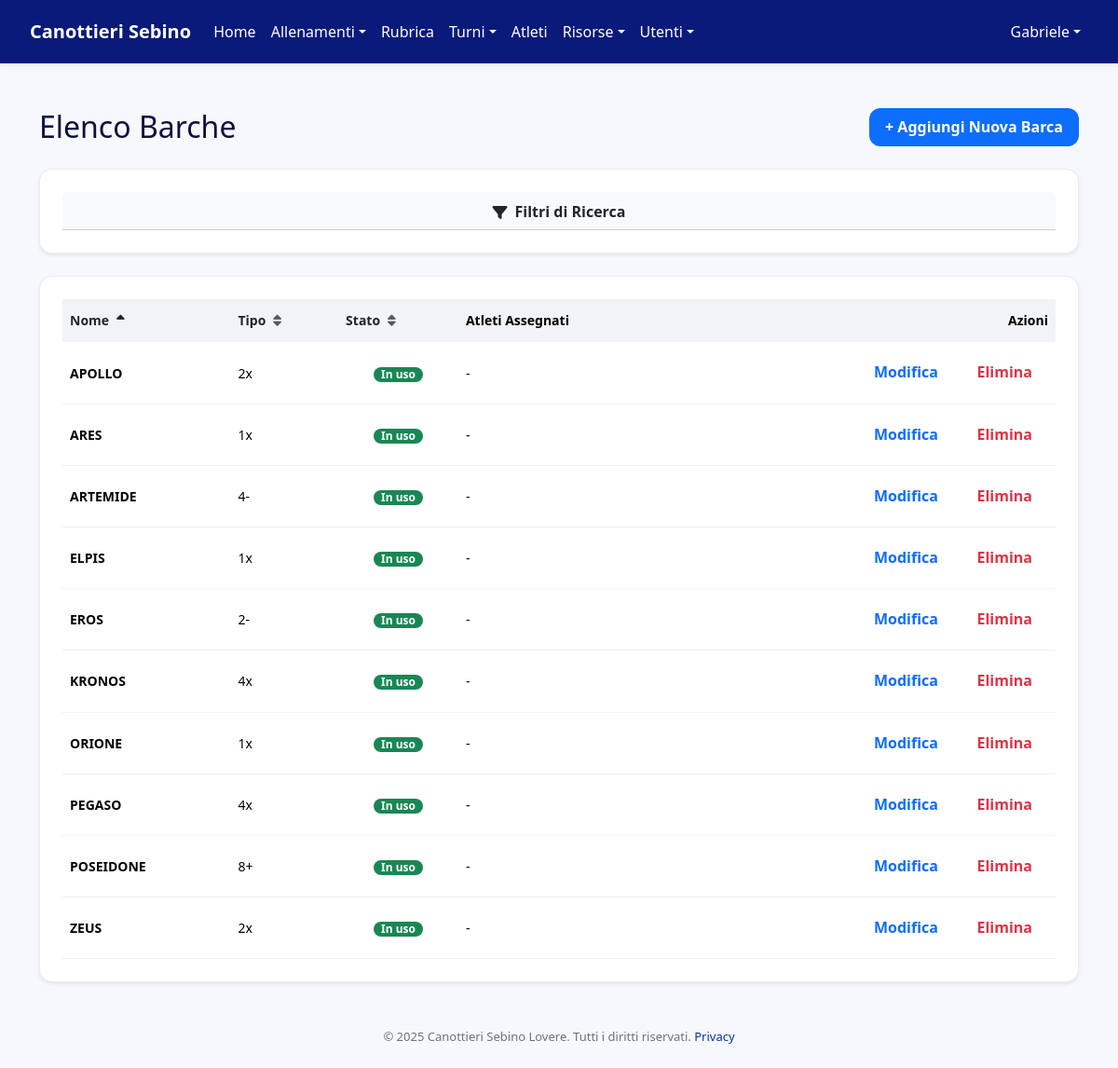
Before: /risorse/barche (signed in) with the older database file.
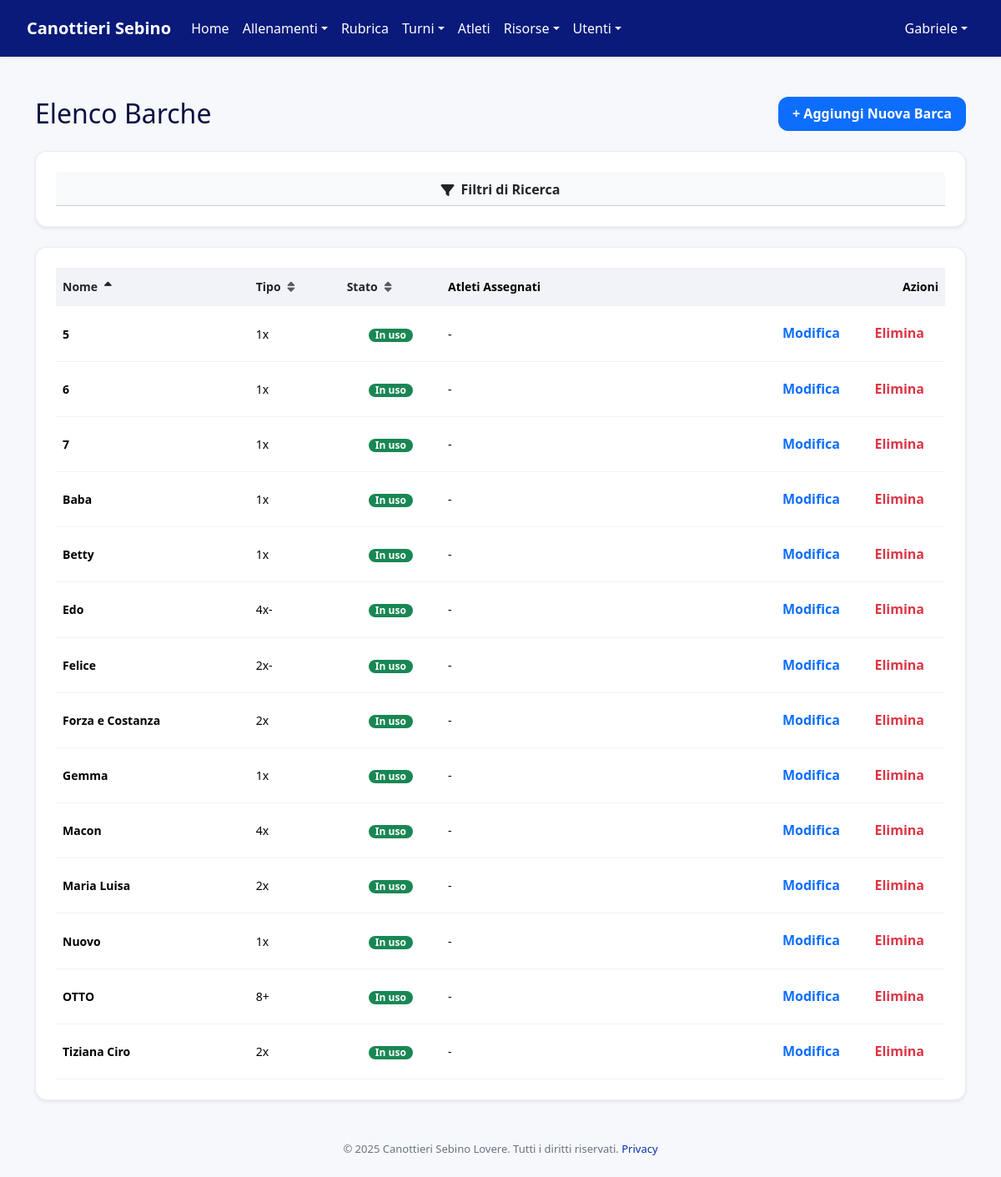
After: the same page with the newer database file.
### models.py (models this page shows, shortened)
class User(Base):
    __tablename__ = "users"
    id = Column(Integer, primary_key=True, index=True)
    username = Column(String, unique=True, index=True, nullable=False)
    hashed_password = Column(String, nullable=False)
    first_name = Column(String, nullable=False)
    last_name = Column(String, nullable=False)
    email = Column(String, unique=True, index=True)
    phone_number = Column(String)
    date_of_birth = Column(Date)
    tax_code = Column(String, unique=True)
    enrollment_year = Column(Integer)
    membership_date = Column(Date)
    certificate_expiration = Column(Date)
    address = Column(String)
    manual_category = Column(String, nullable=True)
    roles = relationship("Role", secondary=user_roles, back_populates="users")
    tags = relationship("Tag", secondary=user_tags, back_populates="users")
    barche_assegnate = relationship("Barca", secondary=barca_atleti_association, back_populates="atleti_assegnati")
    schede_pesi = relationship("SchedaPesi", back_populates="atleta")
    turni = relationship("Turno", back_populates="user")
    availabilities = relationship("TrainerAvailability", back_populates="user")
    allenamenti_seguiti = relationship("Allenamento", secondary=allenamento_coach_association, back_populates="coaches")

class Barca(Base):
    __tablename__ = "barche"
    id = Column(Integer, primary_key=True, index=True)
    nome = Column(String, nullable=False)
    tipo = Column(String, index=True, nullable=False)
    costruttore = Column(String, nullable=True)
    anno = Column(Integer, nullable=True)
    remi_assegnati = Column(String, nullable=True)
    atleti_assegnati = relationship("User", secondary=barca_atleti_association, back_populates="barche_assegnate")
    in_manutenzione = Column(Boolean, default=False, nullable=False)
    fuori_uso = Column(Boolean, default=False, nullable=False)
    in_prestito = Column(Boolean, default=False, nullable=False)
    in_trasferta = Column(Boolean, default=False, nullable=False)
    disponibile_dal = Column(Date, nullable=True)
    lunghezza_puntapiedi = Column(Float, nullable=True)
    altezza_puntapiedi = Column(Float, nullable=True)
    apertura_totale = Column(Float, nullable=True)
    altezza_scalmo_sx = Column(Float, nullable=True)
    altezza_scalmo_dx = Column(Float, nullable=True)
    semiapertura_sx = Column(Float, nullable=True)
    semiapertura_dx = Column(Float, nullable=True)
    appruamento_appoppamento = Column(Float, nullable=True)
    gradi_attacco = Column(Float, nullable=True)
    gradi_finale = Column(Float, nullable=True)
    boccola_sx_sopra = Column(String, nullable=True)
    boccola_dx_sopra = Column(String, nullable=True)
    rondelle_sx = Column(String, nullable=True)
    rondelle_dx = Column(String, nullable=True)
    altezza_carrello = Column(Float, nullable=True)
    avanzamento_guide = Column(Float, nullable=True)

### routers/resources.py (the view)
@router.get("/barche", response_class=HTMLResponse)
async def list_barche(
    request: Request,
    db: Session = Depends(get_db),
    current_user: models.User = Depends(get_current_user),
    tipi_filter: List[str] = Query([]),
    search: str = Query(""),
    sort_by: str = Query("nome"),
    sort_dir: str = Query("asc"),
):
    barche, tipi_barca = barche_service.list_barche(
        db, tipi_filter=tipi_filter, search=search, sort_by=sort_by, sort_dir=sort_dir
    )
    return templates.TemplateResponse(
        "barche/barche_list.html",
        {
            "request": request,
            "current_user": current_user,
            "barche": barche,
            "tipi_barca": tipi_barca,
            "current_filters": {"tipi_filter": tipi_filter, "search": search},
            "sort_by": sort_by,
            "sort_dir": sort_dir,
        },
    )

### templates/barche/barche_list.html (shortened to what this page needs)
{% extends "layout/base.html" %}
{% block content %}
<div class="container mt-4">
    <div class="d-flex justify-content-between align-items-center mb-4 flex-wrap gap-2">
        <h1 class="h2 mb-0">Elenco Barche</h1>
        {% if current_user.is_admin or current_user.is_allenatore %}
        <a href="{{ url_for('nuova_barca_form') }}" class="btn btn-primary">+ Aggiungi Nuova Barca</a>
        {% endif %}
    </div>
    <div class="card shadow-sm mb-4">
        <div class="card-header bg-light">
            <h5 class="mb-0">
                <a class="btn btn-link text-decoration-none text-dark w-100 text-start p-0" data-bs-toggle="collapse" href="#filterCollapse" role="button" aria-expanded="false" aria-controls="filterCollapse">
                    <i class="fas fa-filter me-2"></i> Filtri di Ricerca
                </a>
            </h5>
        </div>
    </div>
    <div class="card shadow-sm">
        <div class="card-body p-0">
            <div class="table-responsive">
                <table class="table table-hover mb-0 align-middle">
                    <thead class="table-light">
                        <tr>
                            {% macro sort_link(field, text, th_class="") %}
                                {% set new_dir = 'asc' if sort_by == field and sort_dir == 'asc' else 'desc' %}
                                {% if sort_by == field and sort_dir == 'desc' %}{% set new_dir = 'asc' %}{% endif %}
                                <th scope="col" class="{{ th_class }}">
                                    <a href="{{ request.url.include_query_params(sort_by=field, sort_dir=new_dir) }}" class="text-decoration-none text-dark fw-bold d-flex align-items-center">
                                        {{ text }}
                                        {% if sort_by == field %}
                                            <i class="fas fa-sort-{{ 'up' if sort_dir == 'asc' else 'down' }} ms-2"></i>
                                        {% else %}
                                            <i class="fas fa-sort text-muted ms-2"></i>
                                        {% endif %}
                                    </a>
                                </th>
                            {% endmacro %}
                            {{ sort_link('nome', 'Nome') }}
                            {{ sort_link('tipo', 'Tipo') }}
                            {{ sort_link('status', 'Stato', 'text-center') }}
                            <th>Atleti Assegnati</th>
                            {% if current_user.is_admin or current_user.is_allenatore %}
                            <th class="text-end">Azioni</th>
                            {% endif %}
                        </tr>
                    </thead>
                    <tbody>
                        {% for barca in barche %}
                        <tr>
                            <td class="fw-bold">{{ barca.nome }}</td>
                            <td>{{ barca.tipo }}</td>
                            <td class="text-center">
                                {% set status, badge_class = barca.status %}
                                <span class="badge rounded-pill {{ badge_class }}">{{ status }}</span>
                            </td>
                            <td>{{ barca.atleti_assegnati|map(attribute='last_name')|join(', ') or '-' }}</td>
                            {% if current_user.is_admin or current_user.is_allenatore %}
                            <td class="text-end">
                                <a href="{{ url_for('modifica_barca_form', barca_id=barca.id) }}" class="btn btn-sm btn-outline-primary me-1">Modifica</a>
                                <form action="{{ url_for('elimina_barca', barca_id=barca.id) }}" method="post" class="d-inline">
                                    <button type="submit" class="btn btn-sm btn-outline-danger" onclick="return confirm('Confermi l\'eliminazione?');">Elimina</button>
                                </form>
                            </td>
                            {% endif %}
                        </tr>
                        {% else %}
                        <tr>
                            <td colspan="{{ 5 if current_user.is_admin or current_user.is_allenatore else 4 }}" class="text-center p-4">Nessuna barca trovata.</td>
                        </tr>
                        {% endfor %}
                    </tbody>
                </table>
            </div>
        </div>
    </div>
</div>
<link rel="stylesheet" href="https://cdnjs.cloudflare.com/ajax/libs/font-awesome/6.0.0-beta3/css/all.min.css">
{% endblock %}

### templates/layout/base.html (shortened to what this page needs)
<!DOCTYPE html>
<html lang="it">
<head>
  <link href="https://cdn.jsdelivr.net/npm/bootstrap@5.3.3/dist/css/bootstrap.min.css" rel="stylesheet" />
  <link rel="stylesheet" href="{{ url_for('static', path='css/app.css') }}" />
</head>
<body>
  {% block navbar %}
    {% include 'partials/_navbar.html' %}
  {% endblock %}
  <main class="main {% block main_class %}{% endblock %}">
    {% block content %}{% endblock %}
  </main>
  {% include 'partials/_footer.html' %}
</body>
</html>

### templates/partials/_navbar.html (shortened to what this page needs)
<nav class="navbar navbar-expand-lg navbar-dark shadow-sm" role="navigation">
  <div class="container-fluid">
    <a class="navbar-brand fw-bold" href="/dashboard">Canottieri Sebino</a>
    <div class="collapse navbar-collapse" id="navbarNav">
      {% if current_user is defined and current_user %}
      <ul class="navbar-nav me-auto mb-2 mb-lg-0">
        <li class="nav-item"><a class="nav-link" href="/dashboard">Home</a></li>
        <li class="nav-item dropdown">
          <a class="nav-link dropdown-toggle" href="#" id="allenamentiDropdown" role="button" data-bs-toggle="dropdown">Allenamenti</a>
        </li>
        <li class="nav-item"><a class="nav-link" href="/rubrica">Rubrica</a></li>
        {% if current_user.is_admin or current_user.is_allenatore %}
        <li class="nav-item dropdown">
          <a class="nav-link dropdown-toggle" href="#" id="turniDropdown" role="button" data-bs-toggle="dropdown">Turni</a>
        </li>
        {% endif %}
        {% if current_user.is_admin or current_user.is_allenatore %}
        <li class="nav-item"><a class="nav-link" href="/athletes">Atleti</a></li>
        {% endif %}
        <li class="nav-item dropdown">
          <a class="nav-link dropdown-toggle" href="#" id="risorseDropdown" role="button" data-bs-toggle="dropdown">Risorse</a>
        </li>
        {% if current_user.is_admin %}
        <li class="nav-item dropdown">
          <a class="nav-link dropdown-toggle" href="#" id="adminMenu" role="button" data-bs-toggle="dropdown">Utenti</a>
        </li>
        {% endif %}
      </ul>
      {% endif %}
      <ul class="navbar-nav ms-auto">
        {% if current_user is defined and current_user %}
        <li class="nav-item dropdown">
          <a class="nav-link dropdown-toggle" href="#" id="navbarUserDropdown" role="button" data-bs-toggle="dropdown">{{ current_user.first_name or current_user.username }}</a>
        </li>
        {% else %}
        <li class="nav-item"><a class="nav-link" href="/login">Login</a></li>
        {% endif %}
      </ul>
    </div>
  </div>
</nav>

### templates/partials/_footer.html
<footer class="footer">
  © 2025 Canottieri Sebino Lovere. Tutti i diritti riservati.
  <a href="/privacy" class="link">Privacy</a>
</footer>

### static/css/app.css (style rules this page uses)
:root { --brand:#0a1a7a; --brand-2:#0a2ea6; --text:#0b1140; --muted:#6b7280; --bg:#f6f8fb; --card:#ffffff; --danger:#cc3535; --ring:0 0 0 3px rgba(10,46,166,.2); --radius:14px; --shadow:0 10px 30px rgba(16,24,40,.08); }
* { box-sizing:border-box }
html,body { height:100% }
body { margin:0; font-family:ui-sans-serif, system-ui, -apple-system, 'Segoe UI', Roboto, Arial, 'Noto Sans', sans-serif; background:var(--bg); color:var(--text); display:flex; flex-direction:column; min-height:100vh; }
.main { flex:1; width:100%; max-width:1200px; margin:0 auto; padding:24px; }
.card { background:var(--card); border-radius:var(--radius); box-shadow:var(--shadow); padding:24px; border:1px solid rgba(10,26,122,.08); }
.btn { display:inline-flex; align-items:center; justify-content:center; padding:10px 16px; border-radius:12px; font-weight:600; font-size:16px; line-height:1.2; border:1px solid transparent; cursor:pointer; text-decoration:none; transition:.15s background,.15s border-color,.15s color; }
.table { width:100%; border-collapse:collapse; font-size:14px; }
.table th, .table td { padding:12px 8px; text-align:left; border-bottom:1px solid rgba(0,0,0,.05); }
.table th { background:rgba(10,26,122,.05); position:sticky; top:0; z-index:1; }
.table-responsive { overflow-x:auto; }
.badge,.chip { display:inline-block; padding:2px 8px; border-radius:9999px; font-size:12px; font-weight:600; }
.badge { background:var(--brand); color:#fff; }
.navbar { background:var(--brand); color:#fff; padding:14px 20px; }
.navbar a { color:inherit; text-decoration:none; }
.footer { padding:24px 10px; text-align:center; font-size:13px; color:var(--muted); }
.link { color:var(--brand-2); text-decoration:none; }

Changed rows visible on the page:
removed Barca: nome "EROS", tipo "2-", status "In uso", atleti_assegnati|map "-"
removed Barca: nome "KRONOS", tipo "4x", status "In uso", atleti_assegnati|map "-"
removed Barca: nome "ORIONE", tipo "1x", status "In uso", atleti_assegnati|map "-"
changed Barca (number 1 of 14 on the later page): nome "ARES" → "5"; moves up the list
changed Barca (number 2 of 14 on the later page): nome "POSEIDONE" → "6"; tipo "8+" → "1x"; moves up the list
changed Barca (number 3 of 14 on the later page): nome "ARTEMIDE" → "7"; tipo "4-" → "1x"; moves down the list
added Barca: nome "Baba", tipo "1x", status "In uso", atleti_assegnati|map "-"
added Barca: nome "Betty", tipo "1x", status "In uso", atleti_assegnati|map "-"
added Barca: nome "Edo", tipo "4x-", status "In uso", atleti_assegnati|map "-"
added Barca: nome "Felice", tipo "2x-", status "In uso", atleti_assegnati|map "-"
changed Barca: nome "APOLLO" → "Forza e Costanza"
changed Barca: nome "ELPIS" → "Gemma"
added Barca: nome "Macon", tipo "4x", status "In uso", atleti_assegnati|map "-"
added Barca: nome "Maria Luisa", tipo "2x", status "In uso", atleti_assegnati|map "-"
changed Barca: nome "ZEUS" → "Nuovo"; tipo "2x" → "1x"; moves up the list
added Barca: nome "OTTO", tipo "8+", status "In uso", atleti_assegnati|map "-"
changed Barca: nome "PEGASO" → "Tiziana Ciro"; tipo "4x" → "2x"
